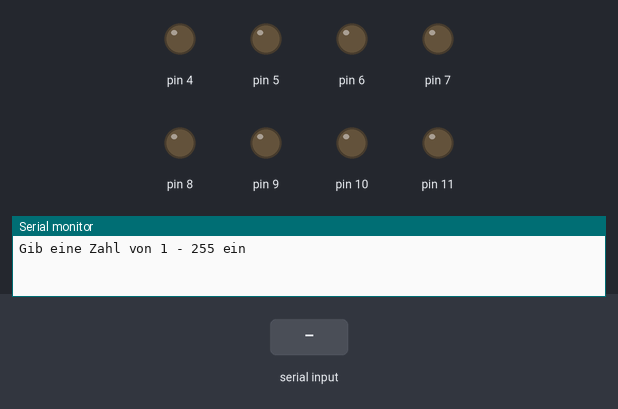
A sketch run on a simulated Arduino Uno, built with avr-gcc and run on an emulated ATmega328P. Shown: output pins drawn as LEDs (lit = HIGH), the last lines printed to the serial monitor. The test bench sets the inputs (shaded band).

Above: at 1.2 s.
1.3 s: "90,45\n" received over Serial
At 3.4 s:
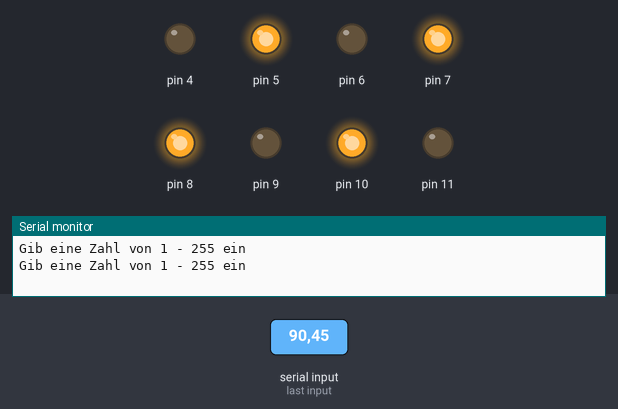
3.8 s: "30,150\n" received over Serial
At 5.4 s:
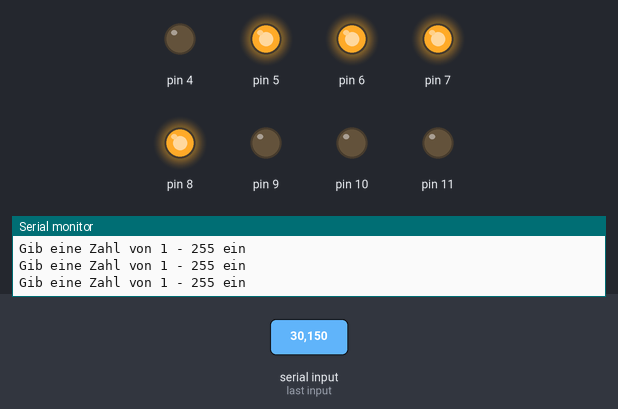
6.3 s: "1\n" received over Serial
At 8.3 s:
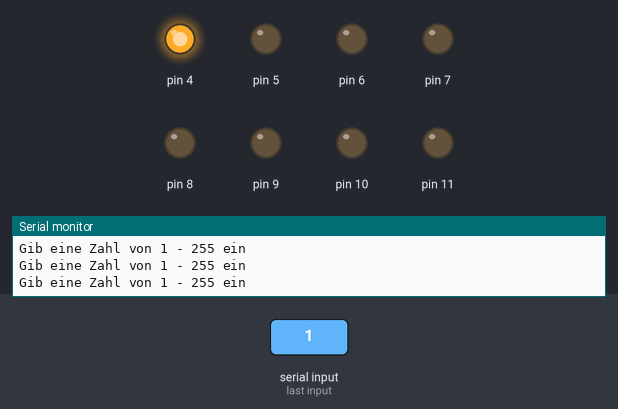
8.8 s: "5\n" received over Serial
At 10.2 s:
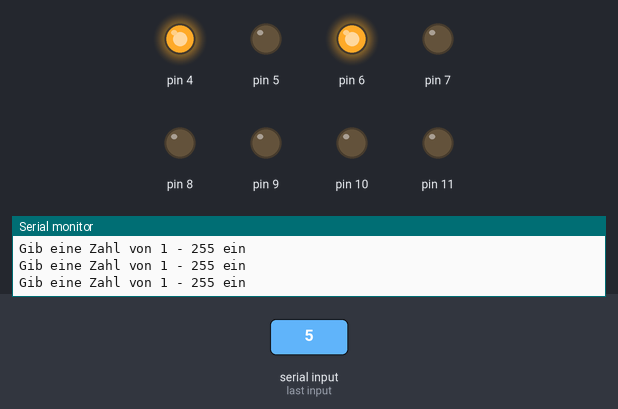
11.3 s: "200\n" received over Serial
At 13.3 s:
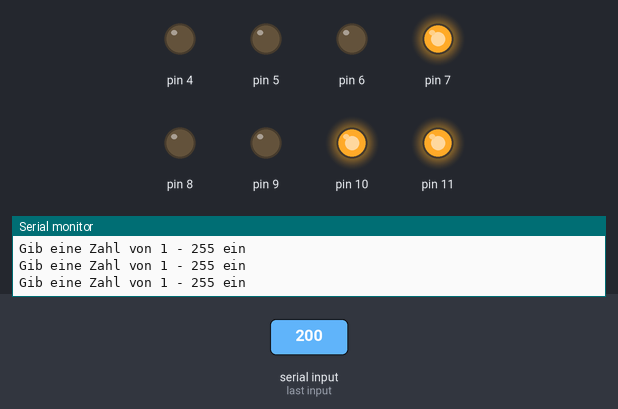
13.8 s: "0\n" received over Serial
At 15.2 s:
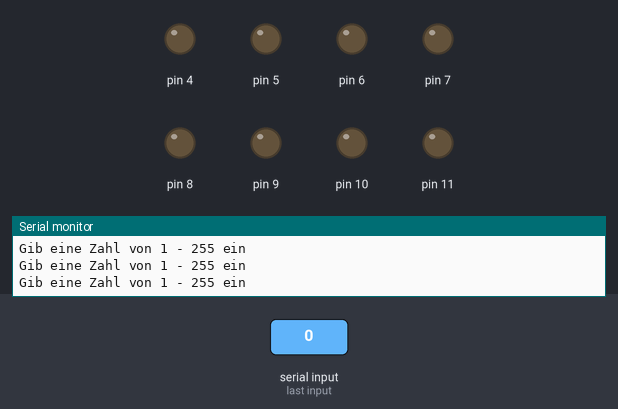
Timing chart, 0 to 16.8 s (numbered marks = the images above; inputs shaded):
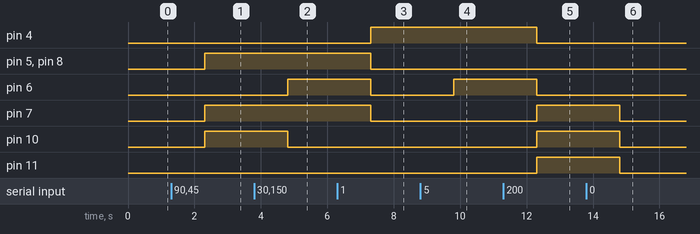

Measured:
- after the input at 1.3 s, pin 5, pin 7, pin 8, pin 10: LOW → HIGH after 1.0 s
- after the input at 3.8 s, pin 6: LOW → HIGH after 1.0 s; pin 10: HIGH → LOW after 1.0 s
- after the input at 6.3 s, pin 4: LOW → HIGH after 1.0 s; pin 5–8: HIGH → LOW after 1.0 s
- after the input at 8.8 s, pin 6: LOW → HIGH after 1.0 s
- after the input at 11.3 s, pin 4, pin 6: HIGH → LOW after 1.0 s; pin 7, pin 10, pin 11: LOW → HIGH after 1.0 s
- after the input at 13.8 s, pin 7, pin 10, pin 11: HIGH → LOW after 1.0 s

The sketch:

LED_bin_r_for.ino
```cpp
int LED[]{ 4, 5, 6, 7, 8, 9, 10, 11 };
int bin[]{ 0, 0, 0, 0, 0, 0, 0, 0 };
int num = 0;
String zahl = "";

void setup() {
  for (int i = 0; i <= 8; i++) {
    pinMode(LED[i], OUTPUT);
  }
  Serial.begin(9600);
}

void loop() {
  Serial.println("Gib eine Zahl von 1 - 255 ein");
  while (Serial.available() == 0) {}
  zahl = Serial.readString();
  num = zahl.toInt();

  for (int r = 0; r <= 8; r++) {
    bin[r] = num % 2;
    num = num / 2;
  }

  for (int e = 0; e <= 8; e++) {
    if (bin[e] == 1) {
      digitalWrite(LED[e], HIGH);
    } else if (bin[e] == 0) {
      digitalWrite(LED[e], LOW);
    }
  }
}
```
